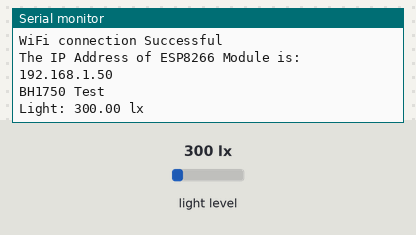
The sketch below on a simulated ESP8266 (NodeMCU). Parts: the last lines printed to the serial monitor. The test bench sets the inputs (shaded band); at power-on: light level 300 lx. WiFi joins after 1.5 s; servers stay silent unless stated; storage starts empty.

Above: at 11.7 s.
11.8 s: light level set to 40 lx
At 13.1 s:
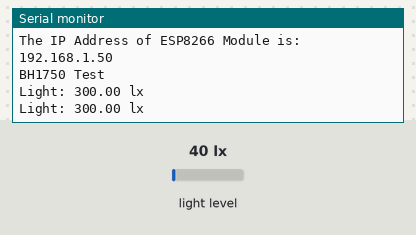
13.3 s: light level set to 500 lx
At 14.4 s:
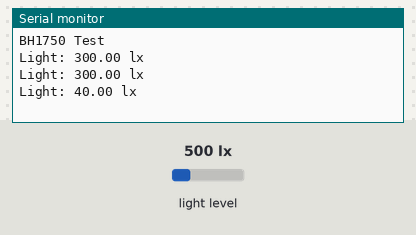
Timing chart, 0 to 16.3 s (numbered marks = the images above; inputs shaded):
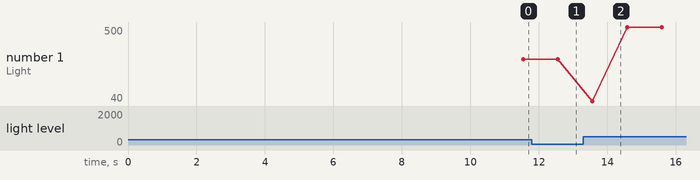

Measured:
- plotted number 1: 300 → 500 after the input at 13.3 s

The sketch:

Final_test_Thesis_Final.ino
```cpp
#include <SdFat.h>
#include <Wire.h>
#include <BH1750.h>
#include <ESP8266WiFi.h>
#include <ESP8266WebServer.h>
#include <WiFiClient.h>

SdFat sd;
BH1750 lightMeter;
ESP8266WebServer server(80);

char* ssid = "Michael";
char* password = "19950523";

String page = "";
double lux;

void setup(){
  Serial.begin(115200);
  Serial.println("Initializing SD card...");

  sd.begin(15);
  Wire.begin();

  WiFi.begin(ssid, password);
  Serial.print("Connecting to ");
  Serial.print(ssid);
  Serial.println(" ...");

  delay(10000);

  if (WiFi.status() != WL_CONNECTED)
  {
     delay(500);
     Serial.print("*");
     Serial.println("");
     Serial.println("Couldn't get a wifi connection");
     // don't do anything else:
     while(false);
  }
  else{
     delay(500);
     Serial.print("*");
     Serial.println("");
     Serial.println("WiFi connection Successful");
     Serial.print("The IP Address of ESP8266 Module is: ");
     Serial.println(WiFi.localIP());// Print the IP address
  }

  lightMeter.begin();
  Serial.println(F("BH1750 Test"));

  File dataFile = sd.open("Light_Density.txt", FILE_WRITE);
    if(dataFile){
      dataFile.println(">>>>>>>>>>>>>>>>>>>>>>>>>>>>>>>>>>>>>>>>");
      dataFile.close();
    }
      else {
        Serial.println("error opening test.txt");
      }
  server.on("/",[](){
      page = "<h1>Sensor to Light Test Web Server</h1><h3>Lux:</h3> <h4>"+String(lux)+"</h4>";
      server.send(200,"text/html",page);
  });
  server.begin();
}

void loop() {
  String dataString = "";
  lux = lightMeter.readLightLevel();
  dataString += String(lux);
  File dataFile = sd.open("Light_Density.txt", FILE_WRITE);
  if(dataFile){
    delay(1000);
    dataFile.print("Light: ");
    dataFile.print(dataString);
    dataFile.println(" lx");
    dataFile.close();
    Serial.print("Light: ");
    Serial.print(dataString);
    Serial.println(" lx");
  }
    else {
    // if the file didn't open, print an error:
    delay(1000);
    Serial.println("error opening test.txt");
    Serial.print("Light: ");
    Serial.print(dataString);
    Serial.println(" lx");
    }

  server.handleClient();
}
```
